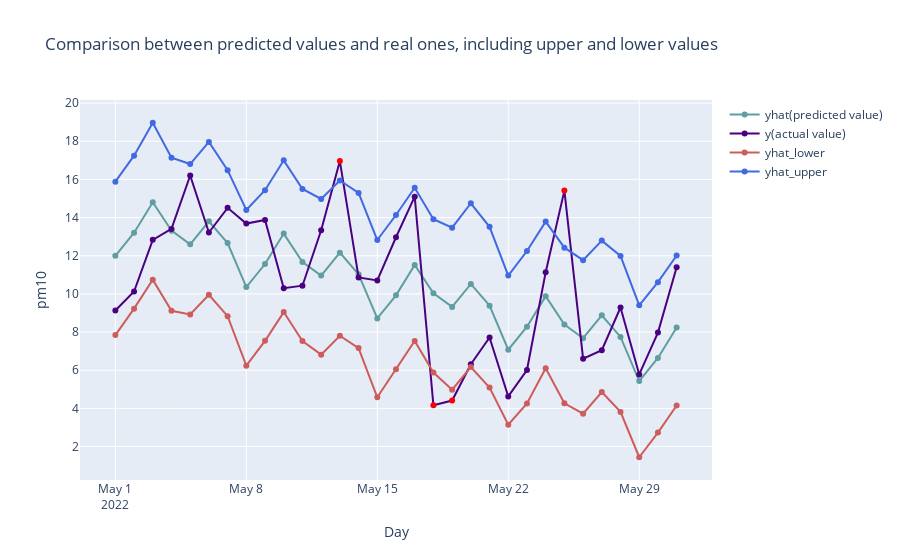

The code cell stored with this chart in its notebook:
### Code cell
# upper bound of predicted value
fig.add_trace(go.Scatter(
    x=group_by_df['day'],
    y=cmp_df['yhat_upper'],
    name='yhat_upper',
    mode='lines+markers',
    line=dict(
        color='rgb(65,105,225)'),
    marker=dict(
        color='rgb(65,105,225)')
))

fig.update_layout(title='Comparison between predicted values and real ones, including upper and lower values', yaxis_title=sensor_name, xaxis_title='Day',
                  showlegend=True)
fig.show()
